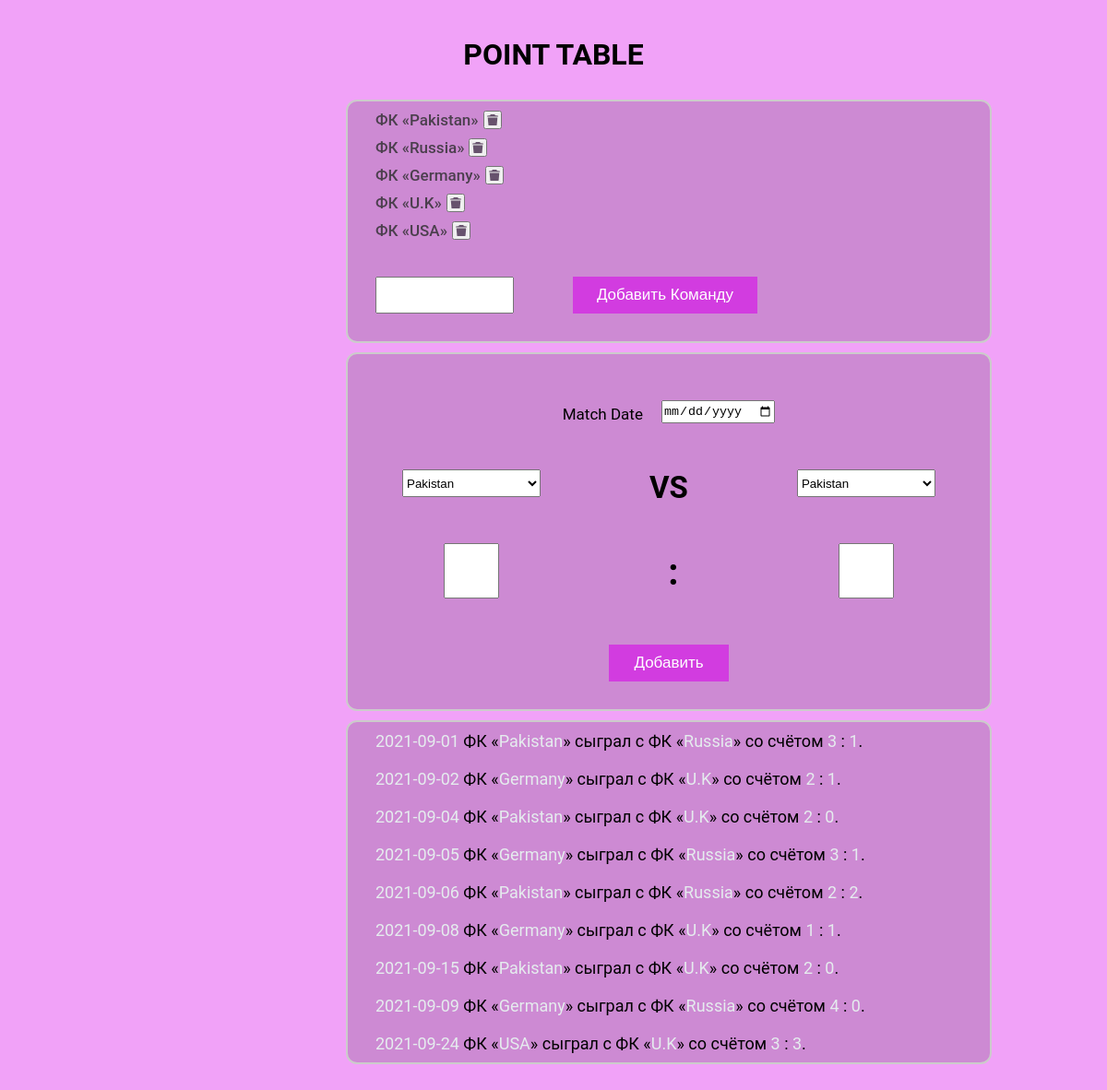
The page /Admin/index.php (signed in) on the database its author committed.
### tables this page shows
CREATE TABLE `Teams` (
    `id` int(11) NOT NULL,
    `team` varchar(255) DEFAULT 'set',
    `hasGoal` tinyint(11) DEFAULT '0',
    `missingGoal` tinyint(11) DEFAULT '0',
    `goalDifference` tinyint(11) DEFAULT '0',
    `points` tinyint(11) DEFAULT '0',
    `numOfMatches` tinyint(11) DEFAULT '0'
  );

CREATE TABLE `matchDescription` (
    `id` int(11) NOT NULL,
    `teamA` varchar(255) NOT NULL,
    `teamB` varchar(255) NOT NULL,
    `teamAGoal` tinyint(11) NOT NULL,
    `teamBGoal` tinyint(11) NOT NULL,
    `matchDate` date NOT NULL
  );

### Admin/index.php (the view, shortened to what this page needs)
<?php
require 'src/login.php';
if (isset($_SESSION['logged_in'])) {
?>
    <!DOCTYPE html>
    <html lang="en">
    <head>
        <link rel="stylesheet" href="style.css">
    </head>
    <h1 class="header">POINT TABLE</h1>
    <section class="teams-container">
        <ul class="team-group">
            <?php
            $sql = "select * from Teams";
            $res = mysqli_query($conn, $sql);
            if (mysqli_num_rows($res) > 0) {
                while ($row = mysqli_fetch_assoc($res)) {
            ?>
                    <li class="list-team">ФК «<?= $row['team'] ?>»<button name="<?php echo $row['team'] ?>" id="<?php echo $row['id'] ?>" class="trash-btn" data-="<?php echo $row['numOfMatches'] ?>"></button></li>
            <?php
                }
            }
            ?>
        </ul>
        <div class="add-team-container">
            <form action="src/addTeam.php" method="POST" accept-charset="utf-8">
                <input type="text" class="add-team-field">
                <input id="add-team" name="add-team" type="submit" value="Добавить Команду" class="add-team">
            </form>
        </div>
    </section>
    <section class="points-container">
        <form action="src/matchData.php" method="post" accept-charset="utf-8" id="nform">
            <div class="date-container">
                <span class="match-date"> Match Date </span>
                <input type="date" name="date" required>
            </div>
            <div class="teams">
                <div class="first-team-container">
                    <select class="first-team-input" required>
                        <?php
                        $sql = "select * from Teams";
                        $res = mysqli_query($conn, $sql);
                        if (mysqli_num_rows($res) > 0) {
                            while ($row = mysqli_fetch_assoc($res)) {
                        ?>
                                <option value="<?= $row['id'] ?>">
                                    <?= $row['team'] ?>
                                </option>
                        <?php  }
                        }
                        ?>
                    </select>
                    <input id="teamA" type="text" class="goals">
                </div>
                <div class="teams-center-column">
                    <span class="against">VS</span>
                    <span class="dots">:</span>
                </div>
                <div class="second-team-container">
                    <select class="second-team-input"  required>
                        <?php
                        $sql = "select * from Teams";
                        $res = mysqli_query($conn, $sql);
                        if (mysqli_num_rows($res) > 0) {
                            while ($row = mysqli_fetch_assoc($res)) {
                        ?>
                                <option value="<?= $row['id'] ?>">
                                    <?= $row['team'] ?>
                                </option>
                        <?php  }
                        }
                        ?>
                    </select>
                    <input id="teamB" type="text" class="goals">
                </div>
            </div>
            <div class="submit">
                <input id="submit-field" type="submit" value="Добавить" class="submit-field">
            </div>
        </form>
    </section>
    <section class="match-description">
            <?php
            $sql = "select * from matchDescription";
            $res = mysqli_query($conn, $sql);
            if (mysqli_num_rows($res) > 0) {
                while ($row = mysqli_fetch_assoc($res)) {
            ?>
                    <p class="description"><span class="match-info"><?= $row['matchDate'] ?></span> ФК «<span class="match-info"><?= $row['teamA'] ?></span>» сыграл с ФК «<span class="match-info"><?= $row['teamB'] ?></span>» со счётом <span class="match-info"><?= $row['teamAGoal'] ?></span> : <span class="match-info"><?= $row['teamBGoal'] ?></span>.</p>
            <?php  }
            }
            ?>
        </section>
    </body>
    </html>
<?php
} else {
    header("Location: login.html ");
}
?>

### Admin/style.css (style rules this page uses)
* { margin: 0; padding: 0; box-sizing: border-box; }
html { font-family: 'Roboto', sans-serif; }
.header { margin-top: 40px; }
.teams-container,.login-container,.main-table { background-color: rgba(0, 0, 0, 0.15); width: 700px; height:auto; margin-top: 30px; margin-left: 375px; border: 2px solid rgb(204, 203, 203); border-radius: 12px; }
.team-group { list-style-type: none; text-align: start; margin-left: 20px; }
li { margin: 10px; color: rgb(75, 63, 77); font-size: 17px; font-weight: 540; }
.trash-btn { position: relative; width: 20px; height: 20px; vertical-align: text-top; margin-left: 5px; cursor: pointer; }
.trash-btn::before { content: ''; position: absolute; top: 2px; left: 2px; width: 12px; height: 12px; background-image: url('./images/trash-sprite.png'); background-position: 0 0; background-size: 24px 12px; background-repeat: no-repeat; }
.points-container { background-color: rgba(0, 0, 0, 0.15); width: 700px; height:auto; margin-top: 10px; margin-left: 375px; display: flex; flex-direction: column; justify-content: space-around; border: 2px solid rgb(204, 203, 203); border-radius: 12px; }
.date-container { margin-top: 50px; display: flex; flex-direction: row; justify-content: center; }
.match-date { margin-top: 5px; margin-right: 20px; font-size: 17px; }
.teams { display: flex; flex-direction: row; justify-content:space-around; margin-top: 50px; }
.teams-center-column { display: flex; flex-direction: column; justify-content: space-between; }
.against { font-weight: bold; font-size: 33px; }
.dots { font-size: 40px; font-weight: bold; margin-left: 10px; margin-bottom: 5px; }
.first-team-container,.second-team-container { display: flex; flex-direction: column; justify-content: space-between; }
.first-team-input,.second-team-input { width: 150px; height: 30px; }
.goals { margin-top: 50px; margin-left: 45px; width: 60px; height: 60px; font-size: 30px; text-align: center; }
.submit { display: flex; justify-content: center; margin-top: 50px; margin-bottom: 30px; }
.submit-field { width: 130px; height: 40px; font-size: 17px; background-color: rgba(214, 12, 233, 0.616); color: white; border: none; cursor: pointer; }
.add-team-container { display: flex; width: 700px; }
.add-team-field { width: 150px; height: 40px; margin: 30px; font-size: 17px; font-weight: 400; }
.add-team { width: 200px; height: 40px; margin-bottom: 30px; margin-left:30px; font-size: 17px; background-color: rgba(214, 12, 233, 0.616); color: white; border: none; cursor: pointer; }
.match-description { display: flex; align-items: flex-start;; flex-direction: column; background-color: rgba(0, 0, 0, 0.15); width: 700px; height:auto; margin-top: 10px; margin-left: 375px; margin-bottom: 100px; border: 2px solid rgb(204, 203, 203); border-radius: 12px; }
.description { margin-top: 10px; margin-bottom: 10px; margin-left: 30px; font-size: 18px; text-align: start; }
.match-info { color: rgb(229, 236, 238); }

### rows shown on the page
teams: team "Pakistan"
teams: team "Russia"
teams: team "Germany"
teams: team "U.K"
teams: team "USA"
matchdescription: matchDate "2021-09-01", teamA "Pakistan", teamB "Russia", teamAGoal "3", teamBGoal "1"
matchdescription: matchDate "2021-09-02", teamA "Germany", teamB "U.K", teamAGoal "2", teamBGoal "1"
matchdescription: matchDate "2021-09-04", teamA "Pakistan", teamB "U.K", teamAGoal "2", teamBGoal "0"
matchdescription: matchDate "2021-09-05", teamA "Germany", teamB "Russia", teamAGoal "3", teamBGoal "1"
matchdescription: matchDate "2021-09-06", teamA "Pakistan", teamB "Russia", teamAGoal "2", teamBGoal "2"
matchdescription: matchDate "2021-09-08", teamA "Germany", teamB "U.K", teamAGoal "1", teamBGoal "1"
matchdescription: matchDate "2021-09-15", teamA "Pakistan", teamB "U.K", teamAGoal "2", teamBGoal "0"
matchdescription: matchDate "2021-09-09", teamA "Germany", teamB "Russia", teamAGoal "4", teamBGoal "0"
matchdescription: matchDate "2021-09-24", teamA "USA", teamB "U.K", teamAGoal "3", teamBGoal "3"

### other values the page prints
form field value "Pakistan"
